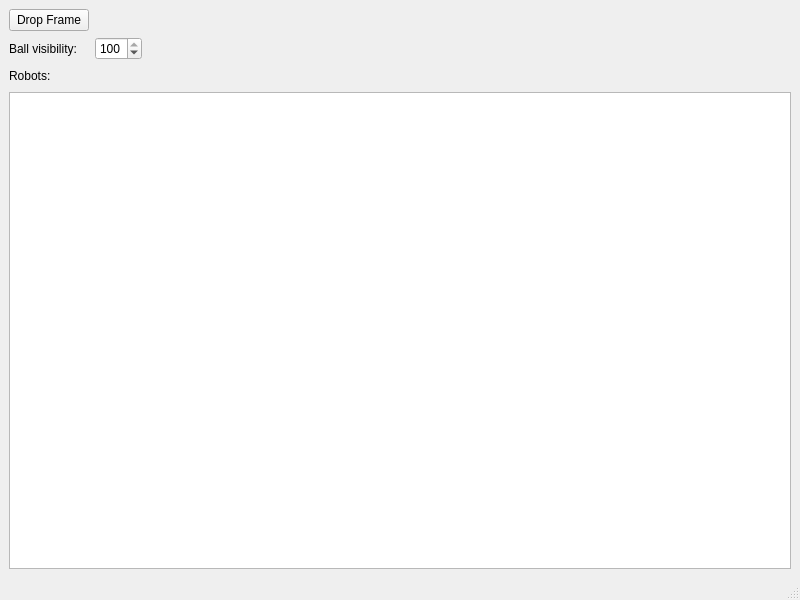
<?xml version="1.0" encoding="UTF-8"?>
<ui version="4.0">
 <class>SimControl</class>
 <widget class="QMainWindow" name="SimControl">
  <property name="geometry">
   <rect>
    <x>0</x>
    <y>0</y>
    <width>800</width>
    <height>600</height>
   </rect>
  </property>
  <property name="windowTitle">
   <string>Simulator</string>
  </property>
  <widget class="QWidget" name="centralwidget">
   <layout class="QVBoxLayout" name="verticalLayout">
    <item>
     <layout class="QHBoxLayout" name="horizontalLayout_2">
      <item>
       <layout class="QGridLayout" name="gridLayout">
        <item row="0" column="0">
         <widget class="QPushButton" name="dropFrame">
          <property name="text">
           <string>Drop Frame</string>
          </property>
         </widget>
        </item>
        <item row="1" column="0">
         <widget class="QLabel" name="label">
          <property name="text">
           <string>Ball visibility:</string>
          </property>
         </widget>
        </item>
        <item row="1" column="1">
         <widget class="QSpinBox" name="ballVisibility">
          <property name="maximum">
           <number>100</number>
          </property>
          <property name="value">
           <number>100</number>
          </property>
         </widget>
        </item>
       </layout>
      </item>
      <item>
       <spacer name="horizontalSpacer_2">
        <property name="orientation">
         <enum>Qt::Horizontal</enum>
        </property>
        <property name="sizeHint" stdset="0">
         <size>
          <width>40</width>
          <height>20</height>
         </size>
        </property>
       </spacer>
      </item>
     </layout>
    </item>
    <item>
     <layout class="QHBoxLayout" name="horizontalLayout">
      <item>
       <widget class="QLabel" name="label_2">
        <property name="text">
         <string>Robots:</string>
        </property>
       </widget>
      </item>
      <item>
       <spacer name="horizontalSpacer">
        <property name="orientation">
         <enum>Qt::Horizontal</enum>
        </property>
        <property name="sizeHint" stdset="0">
         <size>
          <width>40</width>
          <height>20</height>
         </size>
        </property>
       </spacer>
      </item>
     </layout>
    </item>
    <item>
     <widget class="QTableView" name="robotTable">
      <property name="selectionMode">
       <enum>QAbstractItemView::SingleSelection</enum>
      </property>
     </widget>
    </item>
   </layout>
  </widget>
  <widget class="QMenuBar" name="menubar">
   <property name="geometry">
    <rect>
     <x>0</x>
     <y>0</y>
     <width>800</width>
     <height>25</height>
    </rect>
   </property>
  </widget>
  <widget class="QStatusBar" name="statusbar"/>
 </widget>
 <resources/>
 <connections/>
</ui>
